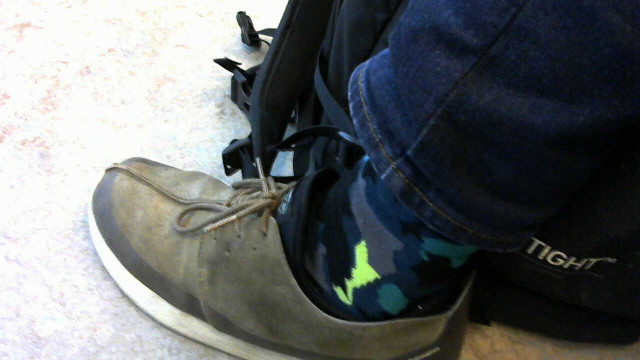
#> input picture test_images/patrics_foot_1.jpg, 640 x 360 px
$ jupyter execute cv_11_feature_matching.ipynb
#> lines starting #> are read from the running program, lines starting #| are printed output that depends on the picture
# Matching features
This notebook shows how we can match features between frames. This is a core component for many systems.
For example when you want to reconstruct a model of the environment, or caluclate how the camera is moving or both at the same time, i.e., simultaneously build a model of the environment and estimating how the camera is moving..

A feature typically consists of a keypoints (location, i.e., where in the image) and a descriptor (what that part of the image looks like). When performing matching one often uses the descriptor first. In ideal cases the descriptor is so good that it can directly generate only correct matches. In most pratcical cases this is not true and we need to look for the correct matches.

In the code below we will make use of the ORB feature. ORB is a combination of the FAST detector and the BRIEF descriptor. One of the benefits of ORB is that it is fast to compute and match.
https://www.researchgate.net/publication/221111151_ORB_an_efficient_alternative_to_SIFT_or_SURF

We make use of David Lowe's ratio test which he defined when he introduced the SIFT feature in https://www.cs.ubc.ca/~lowe/papers/ijcv04.pdf. The idea is that we want to only use matches where two points A and B in two images are much better matches than A and the second best match in the second image.

[cell 1]
import numpy as np
import cv2 as cv

# Load the image as gray scale images
img1 = cv.imread('test_images/patrics_foot_1.jpg',0)
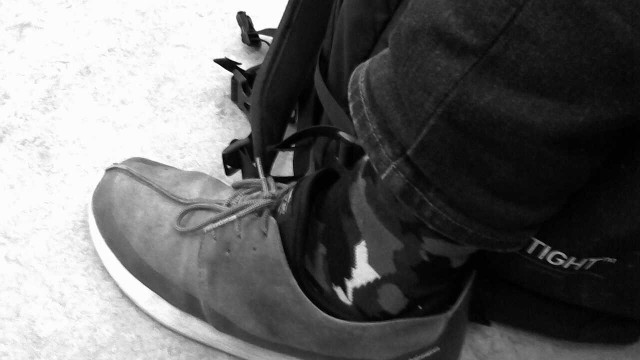
#> img1: shape (360, 640); min 0, max 255, mean 102.9
img2 = cv.imread('test_images/patrics_foot_2.jpg',0)
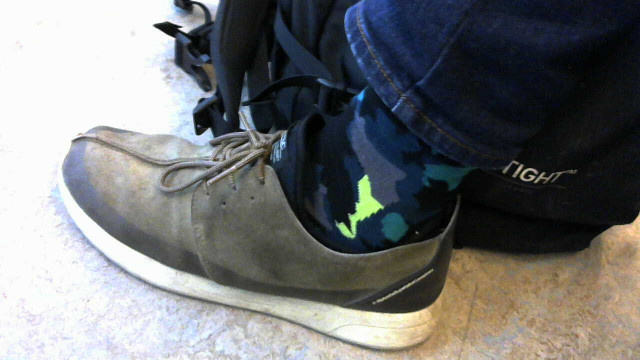
#> input picture test_images/patrics_foot_2.jpg, 640 x 360 px
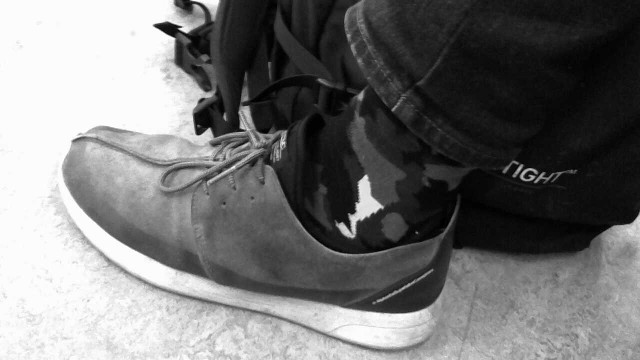
#> img2: shape (360, 640); min 0, max 255, mean 115.5
print("The dimension of img1 is " + repr(img1.shape))
#| The dimension of img1 is (360, 640)
print("The dimension of img2 is " + repr(img2.shape))
#| The dimension of img2 is (360, 640)

# Initiate a feature detector
detector = cv.ORB_create()

# Find the keypoints and descriptors
kp1, des1 = detector.detectAndCompute(img1,None)
#> kp1 = 500 keypoints; strongest (x, y, size): (239, 66, 31), (260, 35, 31), (214, 60, 31), (215, 60, 37.2)
kp2, des2 = detector.detectAndCompute(img2,None)
#> kp2 = 500 keypoints; strongest (x, y, size): (197, 132, 44.6), (197, 131, 53.6), (197, 134, 31), (197, 128, 92.6)

# We use a brute force matcher with default params
bf = cv.BFMatcher()
matches = bf.knnMatch(des1,des2, k=2)
#> matches = 500 matches

# Apply David Lowe's ratio test to remove bad matches
# https://www.cs.ubc.ca/~lowe/papers/ijcv04.pdf
good = []
for m,n in matches:
    if m.distance < 0.75 * n.distance:
        good.append([m])
#> after the loop, good = 31 matches

# Draw the matches, both all of them and the good ones
image_matches_all = cv.drawMatchesKnn(img1,kp1,img2,kp2,matches,None)
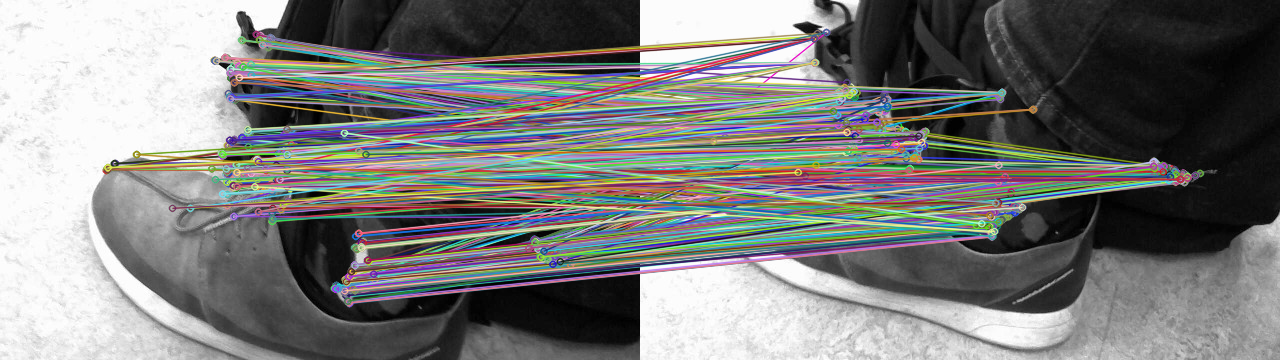
#> image_matches_all: shape (360, 1280, 3); mean of channels 0, 1, 2 122.3, 123.6, 123.3; drawn as B, G, R
image_matches_good = cv.drawMatchesKnn(img1,kp1,img2,kp2,good,None)
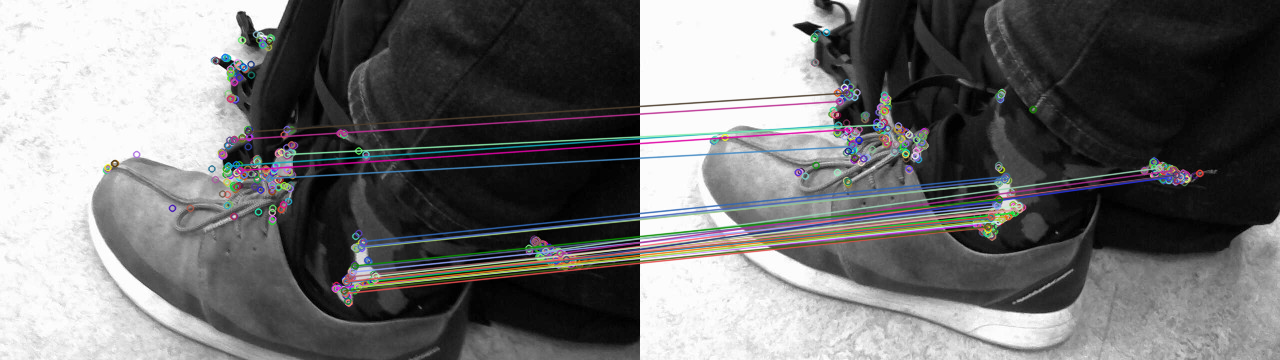
#> image_matches_good: shape (360, 1280, 3); mean of channels 0, 1, 2 111.9, 111.4, 111.6; drawn as B, G, R

cv.namedWindow("All matches between images", cv.WINDOW_NORMAL)
cv.resizeWindow("All matches between images", (1000, 300))
cv.namedWindow("Good descriptor matches between images", cv.WINDOW_NORMAL)
cv.resizeWindow("Good descriptor matches between images", (1000,380))

cv.imshow("All matches between images", image_matches_all)
cv.imshow("Good descriptor matches between images", image_matches_good)

cv.waitKey(0)
cv.destroyAllWindows()
